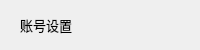
<?xml version="1.0" encoding="UTF-8"?>
<ui version="4.0">
 <class>OptionWindowItem</class>
 <widget class="QWidget" name="OptionWindowItem">
  <property name="geometry">
   <rect>
    <x>0</x>
    <y>0</y>
    <width>200</width>
    <height>50</height>
   </rect>
  </property>
  <property name="windowTitle">
   <string>OptionWindowItem</string>
  </property>
  <layout class="QHBoxLayout" name="horizontalLayout">
   <property name="spacing">
    <number>0</number>
   </property>
   <property name="leftMargin">
    <number>0</number>
   </property>
   <property name="topMargin">
    <number>0</number>
   </property>
   <property name="rightMargin">
    <number>0</number>
   </property>
   <property name="bottomMargin">
    <number>0</number>
   </property>
   <item>
    <spacer name="horizontalSpacer">
     <property name="orientation">
      <enum>Qt::Horizontal</enum>
     </property>
     <property name="sizeType">
      <enum>QSizePolicy::Fixed</enum>
     </property>
     <property name="sizeHint" stdset="0">
      <size>
       <width>20</width>
       <height>20</height>
      </size>
     </property>
    </spacer>
   </item>
   <item>
    <widget class="QLabel" name="context">
     <property name="sizePolicy">
      <sizepolicy hsizetype="Expanding" vsizetype="Expanding">
       <horstretch>0</horstretch>
       <verstretch>0</verstretch>
      </sizepolicy>
     </property>
     <property name="font">
      <font>
       <family>微软雅黑</family>
       <pointsize>10</pointsize>
      </font>
     </property>
     <property name="text">
      <string>账号设置</string>
     </property>
    </widget>
   </item>
   <item>
    <spacer name="horizontalSpacer_2">
     <property name="orientation">
      <enum>Qt::Horizontal</enum>
     </property>
     <property name="sizeHint" stdset="0">
      <size>
       <width>106</width>
       <height>20</height>
      </size>
     </property>
    </spacer>
   </item>
   <item>
    <widget class="QLabel" name="colorLabel">
     <property name="sizePolicy">
      <sizepolicy hsizetype="Fixed" vsizetype="Expanding">
       <horstretch>0</horstretch>
       <verstretch>0</verstretch>
      </sizepolicy>
     </property>
     <property name="minimumSize">
      <size>
       <width>4</width>
       <height>0</height>
      </size>
     </property>
     <property name="maximumSize">
      <size>
       <width>4</width>
       <height>16777215</height>
      </size>
     </property>
     <property name="text">
      <string/>
     </property>
    </widget>
   </item>
  </layout>
 </widget>
 <layoutdefault spacing="6" margin="11"/>
 <resources/>
 <connections/>
</ui>
